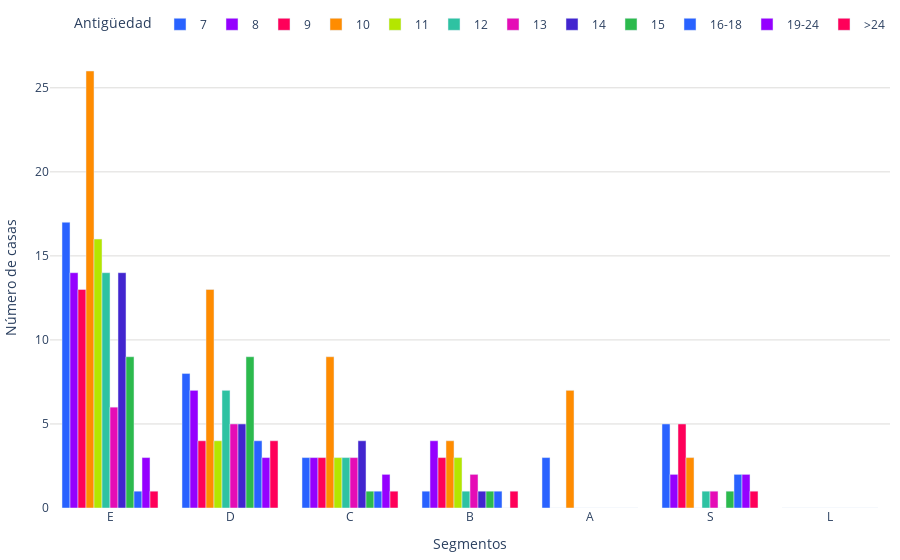

Notebook code for this chart:
### Code cell
import os
import pandas as pd
import plotly.graph_objects as go
import plotly.io as pio

colores = ['#2962ff', '#9500ff', '#ff0059', '#ff8c00', '#b4e600', '#2EC2A2','#E50CB6','#4225CF','#2CBA4D']
orden_personalizado = ['7', '8', '9', '10', '11', '12', '13', '14', '15', '16-18', '19-24', '>24']
orden_segmentos = ["E", "D", "C", "B", "A", "S", "L"] #No se incluye

def sumar_tablas(dataframes_list):
    tabla_suma = None
    for df in dataframes_list:
        # Asignar categoría a 'segmento' según 'orden_segmentos'
        df['segmento'] = df['categoria'].str[0]
        df = df[df['segmento'] != 'L']  # Filtrar segmentos no deseados
        df['segmento'] = pd.Categorical(df['segmento'], categories=orden_segmentos, ordered=True)
        
        # Agrupar por 'segmento' y 'antiguedad_categoria'
        tabla_actual = df.groupby(['segmento', 'antiguedad_categoria'], observed=False).size().unstack(fill_value=0)
        
        # Sumar las tablas
        if tabla_suma is None:
            tabla_suma = tabla_actual
        else:
            tabla_suma = tabla_suma.add(tabla_actual, fill_value=0)
    
    # Aplicar el orden personalizado en las columnas
    tabla_suma = tabla_suma.reindex(columns=orden_personalizado, fill_value=0)
    
    print("Tabla general de frecuencia:")
    print(tabla_suma)
    
    fig = graficar_tabla(tabla_suma)
    
    # Guardar la gráfica como archivo HTML
    guardar_grafico_como_html(fig, 'g_bar_tiempoventa', carpeta='assets/graficas')
    
    return fig

def graficar_tabla(tabla):
    segmentos = tabla.index  
    tiempo = tabla.columns
    
    fig = go.Figure()
    
    for i, tiempo_categoria in enumerate(tiempo):
        color = colores[i % len(colores)]
        fig.add_trace(go.Bar(
            x=segmentos,
            y=tabla[tiempo_categoria],
            name=tiempo_categoria,
            marker_color=color
        ))
    
    fig.update_layout(
        yaxis=dict(
            title="Número de casas",
            gridcolor='#dddcda',
        ),
        xaxis=dict(title="Segmentos"),
        legend_title="Antigüedad",
        margin=dict(l=10, r=10, t=10, b=10),  # Ajustar márgenes
        barmode='group',
        legend=dict(
            orientation='h',
            yanchor='bottom',
            y=1.02,
            xanchor='right',
            x=1
        ),
        plot_bgcolor='rgba(0,0,0,0)',
    )
    
    fig.show()
    return fig

def guardar_grafico_como_html(fig, nombre_archivo, carpeta='assets/graficas'):
    if not os.path.exists(carpeta):
        os.makedirs(carpeta)
        
    config = {
        'displaylogo': False,  # Ocultar logo de Plotly
        'modeBarButtonsToRemove': [
            'toImage',       # Botón para guardar como imagen
            'select2d',      # Box select
            'lasso2d',       # Lasso select
            'resetScale2d',  # Reset Axes
        ]
    }
    
    # Gráfica como archivo HTML en la carpeta especificada
    pio.write_html(fig, f'{carpeta}/{nombre_archivo}.html', config=config)

# Supongamos que tienes una lista de DataFrames llamada dataframes_list
fig = sumar_tablas(dataframes_list)

### Figure 1 — Plotly figure (JSON) as saved in the notebook; plotly's stock layout.template omitted (floating-point values rounded to 4 significant figures)
{"data": [{"marker": {"color": "#2962ff"}, "name": "7", "type": "bar", "x": ["E", "D", "C", "B", "A", "S", "L"], "y": [17, 8, 3, 1, 3, 5, 0]}, {"marker": {"color": "#9500ff"}, "name": "8", "type": "bar", "x": ["E", "D", "C", "B", "A", "S", "L"], "y": [14, 7, 3, 4, 0, 2, 0]}, {"marker": {"color": "#ff0059"}, "name": "9", "type": "bar", "x": ["E", "D", "C", "B", "A", "S", "L"], "y": [13, 4, 3, 3, 0, 5, 0]}, {"marker": {"color": "#ff8c00"}, "name": "10", "type": "bar", "x": ["E", "D", "C", "B", "A", "S", "L"], "y": [26, 13, 9, 4, 7, 3, 0]}, {"marker": {"color": "#b4e600"}, "name": "11", "type": "bar", "x": ["E", "D", "C", "B", "A", "S", "L"], "y": [16, 4, 3, 3, 0, 0, 0]}, {"marker": {"color": "#2EC2A2"}, "name": "12", "type": "bar", "x": ["E", "D", "C", "B", "A", "S", "L"], "y": [14, 7, 3, 1, 0, 1, 0]}, {"marker": {"color": "#E50CB6"}, "name": "13", "type": "bar", "x": ["E", "D", "C", "B", "A", "S", "L"], "y": [6, 5, 3, 2, 0, 1, 0]}, {"marker": {"color": "#4225CF"}, "name": "14", "type": "bar", "x": ["E", "D", "C", "B", "A", "S", "L"], "y": [14, 5, 4, 1, 0, 0, 0]}, {"marker": {"color": "#2CBA4D"}, "name": "15", "type": "bar", "x": ["E", "D", "C", "B", "A", "S", "L"], "y": [9, 9, 1, 1, 0, 1, 0]}, {"marker": {"color": "#2962ff"}, "name": "16-18", "type": "bar", "x": ["E", "D", "C", "B", "A", "S", "L"], "y": [1, 4, 1, 1, 0, 2, 0]}, {"marker": {"color": "#9500ff"}, "name": "19-24", "type": "bar", "x": ["E", "D", "C", "B", "A", "S", "L"], "y": [3, 3, 2, 0, 0, 2, 0]}, {"marker": {"color": "#ff0059"}, "name": ">24", "type": "bar", "x": ["E", "D", "C", "B", "A", "S", "L"], "y": [1, 4, 1, 1, 0, 1, 0]}], "layout": {"barmode": "group", "legend": {"orientation": "h", "title": {"text": "Antigüedad"}, "x": 1, "xanchor": "right", "y": 1.02, "yanchor": "bottom"}, "margin": {"b": 10, "l": 10, "r": 10, "t": 10}, "plot_bgcolor": "rgba(0,0,0,0)", "xaxis": {"title": {"text": "Segmentos"}}, "yaxis": {"gridcolor": "#dddcda", "title": {"text": "Número de casas"}}}}
